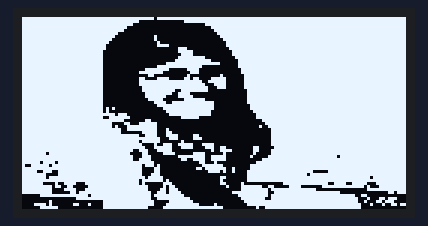
Recording of a sketch running on a simulated Arduino Uno, built with avr-gcc and run on an emulated ATmega328P. Shown: 128×64 one-colour display.

Above: at 1.42 s.
At 5.92 s:
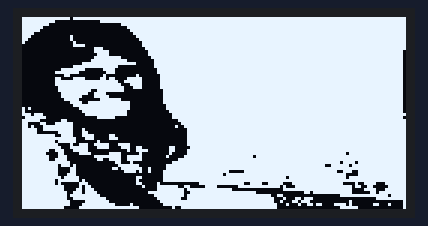
At 10.72 s:
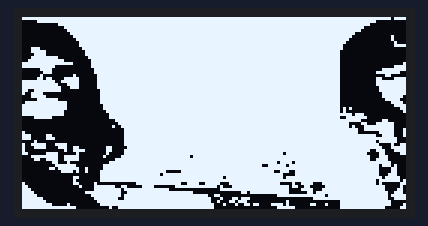
At 20.62 s:
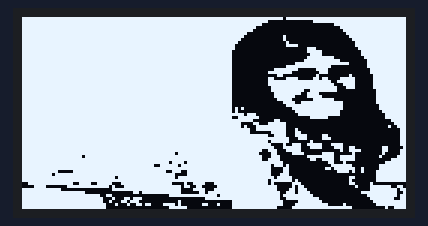
At 29.92 s:
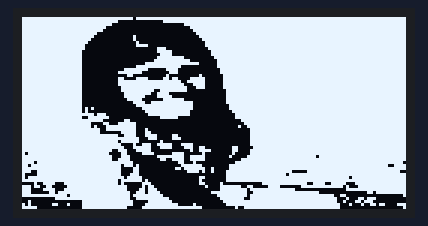
At 39.83 s:
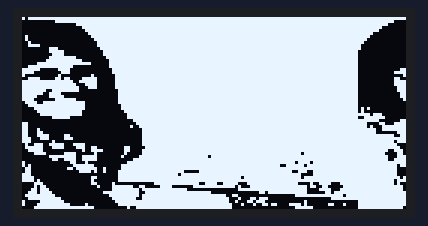

The sketch:

Bitmap_on_OLED.ino
```cpp
#include <SPI.h>
#include <Wire.h>
#include <Adafruit_GFX.h>
#include <Adafruit_SSD1306.h>

Adafruit_SSD1306 display(-1);

// 'Screenshot_20200501-021308', 128x64px
const unsigned char Ankita [] PROGMEM = {
  0xff, 0xff, 0xbf, 0xff, 0xff, 0xff, 0xff, 0xff, 0xff, 0xff, 0xff, 0xff, 0xff, 0xff, 0xff, 0xff,
  0xff, 0xf0, 0x00, 0x1f, 0xff, 0xff, 0xff, 0xff, 0xff, 0xff, 0xff, 0xff, 0xff, 0xff, 0xff, 0xff,
  0xff, 0xc0, 0x00, 0x00, 0x3f, 0xff, 0xff, 0xff, 0xff, 0xff, 0xff, 0xff, 0xff, 0xff, 0xff, 0xff,
  0xff, 0x00, 0x00, 0x00, 0x0f, 0xff, 0xff, 0xff, 0xff, 0xff, 0xff, 0xff, 0xff, 0xff, 0xff, 0xff,
  0xfe, 0x00, 0x00, 0x00, 0x07, 0xff, 0xff, 0xff, 0xff, 0xff, 0xff, 0xff, 0xff, 0xff, 0xff, 0xff,
  0xf8, 0x00, 0x00, 0x00, 0x03, 0xff, 0xff, 0xff, 0xff, 0xff, 0xff, 0xff, 0xff, 0xff, 0xff, 0xff,
  0xf0, 0x00, 0x40, 0x00, 0x01, 0xff, 0xff, 0xff, 0xff, 0xff, 0xff, 0xff, 0xff, 0xff, 0xff, 0xff,
  0xe0, 0x00, 0x40, 0x00, 0x00, 0xff, 0xff, 0xff, 0xff, 0xff, 0xff, 0xff, 0xff, 0xff, 0xff, 0xff,
  0xc0, 0x00, 0x20, 0x00, 0x00, 0x7f, 0xff, 0xff, 0xff, 0xff, 0xff, 0xff, 0xff, 0xff, 0xff, 0xff,
  0x80, 0x00, 0x3c, 0x00, 0x00, 0x7f, 0xff, 0xff, 0xff, 0xff, 0xff, 0xff, 0xff, 0xff, 0xff, 0xff,
  0x80, 0x00, 0x00, 0x70, 0x00, 0x3f, 0xff, 0xff, 0xff, 0xff, 0xff, 0xff, 0xff, 0xff, 0xff, 0xff,
  0x00, 0x00, 0x00, 0x7c, 0x00, 0x1f, 0xff, 0xff, 0xff, 0xff, 0xff, 0xff, 0xff, 0xff, 0xff, 0xff,
  0x00, 0x00, 0x00, 0x3c, 0x00, 0x1f, 0xff, 0xff, 0xff, 0xff, 0xff, 0xff, 0xff, 0xff, 0xff, 0xff,
  0x00, 0x00, 0x00, 0x7f, 0xc0, 0x0f, 0xff, 0xff, 0xff, 0xff, 0xff, 0xff, 0xff, 0xff, 0xff, 0xff,
  0x00, 0x00, 0x00, 0xff, 0xf0, 0x07, 0xff, 0xff, 0xff, 0xff, 0xff, 0xff, 0xff, 0xff, 0xff, 0xff,
  0x00, 0x00, 0x07, 0xff, 0xfe, 0x07, 0xff, 0xff, 0xff, 0xff, 0xff, 0xff, 0xff, 0xff, 0xff, 0xff,
  0x00, 0x00, 0x3f, 0xff, 0x80, 0x07, 0xff, 0xff, 0xff, 0xff, 0xff, 0xff, 0xff, 0xff, 0xff, 0xff,
  0x00, 0x03, 0xfc, 0x0f, 0x00, 0x03, 0xff, 0xff, 0xff, 0xff, 0xff, 0xff, 0xff, 0xff, 0xff, 0xff,
  0x00, 0x0f, 0xf0, 0x07, 0x00, 0x03, 0xff, 0xff, 0xff, 0xff, 0xff, 0xff, 0xff, 0xff, 0xff, 0xff,
  0x00, 0x01, 0x80, 0x08, 0x01, 0x01, 0xff, 0xff, 0xff, 0xff, 0xff, 0xff, 0xff, 0xff, 0xff, 0xff,
  0x00, 0x0c, 0x3c, 0x1b, 0x0f, 0x81, 0xff, 0xff, 0xff, 0xff, 0xff, 0xff, 0xff, 0xff, 0xff, 0xff,
  0x00, 0x0f, 0xff, 0xff, 0x9f, 0x81, 0xff, 0xff, 0xff, 0xff, 0xff, 0xff, 0xff, 0xff, 0xff, 0xff,
  0x00, 0x0f, 0xff, 0xff, 0xc7, 0x81, 0xff, 0xff, 0xff, 0xff, 0xff, 0xff, 0xff, 0xff, 0xff, 0xff,
  0x00, 0x07, 0xff, 0xff, 0xe3, 0x81, 0xff, 0xff, 0xff, 0xff, 0xff, 0xff, 0xff, 0xff, 0xff, 0xff,
  0x00, 0x07, 0xff, 0x3f, 0xe0, 0x00, 0xff, 0xff, 0xff, 0xff, 0xff, 0xff, 0xff, 0xff, 0xff, 0xff,
  0x00, 0x03, 0xfe, 0x78, 0x00, 0x00, 0xff, 0xff, 0xff, 0xff, 0xff, 0xff, 0xff, 0xff, 0xff, 0xff,
  0x00, 0x03, 0xf8, 0x7c, 0x00, 0x00, 0xff, 0xff, 0xff, 0xff, 0xff, 0xff, 0xff, 0xff, 0xff, 0xff,
  0x00, 0x01, 0xf0, 0x1f, 0xc0, 0x00, 0xff, 0xff, 0xff, 0xff, 0xff, 0xff, 0xff, 0xff, 0xff, 0xff,
  0x00, 0x00, 0x79, 0xff, 0xf8, 0x00, 0xff, 0xff, 0xff, 0xff, 0xff, 0xff, 0xff, 0xff, 0xff, 0xff,
  0x00, 0x00, 0x3f, 0xff, 0xf8, 0x00, 0x7f, 0xff, 0xff, 0xff, 0xff, 0xff, 0xff, 0xff, 0xff, 0xff,
  0x50, 0x00, 0x0f, 0xff, 0xf8, 0x00, 0x7f, 0xff, 0xff, 0xff, 0xff, 0xff, 0xff, 0xff, 0xff, 0xff,
  0x40, 0x00, 0x07, 0xff, 0xf0, 0x00, 0x3f, 0xff, 0xff, 0xff, 0xff, 0xff, 0xff, 0xff, 0xff, 0xff,
  0xf7, 0x00, 0x03, 0xff, 0xf0, 0x00, 0x1f, 0xff, 0xff, 0xff, 0xff, 0xff, 0xff, 0xff, 0xff, 0xff,
  0x3f, 0x80, 0x00, 0x3f, 0x00, 0x00, 0x1f, 0xff, 0xff, 0xff, 0xff, 0xff, 0xff, 0xff, 0xff, 0xff,
  0xfe, 0x03, 0x00, 0x00, 0x00, 0x00, 0x07, 0xff, 0xff, 0xff, 0xff, 0xff, 0xff, 0xff, 0xff, 0xff,
  0xe1, 0x8f, 0xc0, 0x00, 0x00, 0x00, 0x03, 0xff, 0xff, 0xff, 0xff, 0xff, 0xff, 0xff, 0xff, 0xff,
  0xe8, 0xff, 0xc0, 0x00, 0x00, 0x00, 0x09, 0xff, 0xff, 0xff, 0xff, 0xff, 0xff, 0xff, 0xff, 0xff,
  0xfc, 0xff, 0xc4, 0x00, 0x00, 0x00, 0x00, 0xff, 0xff, 0xff, 0xff, 0xff, 0xff, 0xff, 0xff, 0xff,
  0xfc, 0x07, 0xc6, 0x00, 0x00, 0x00, 0x00, 0xff, 0xff, 0xff, 0xff, 0xff, 0xff, 0xff, 0xff, 0xff,
  0xff, 0xf3, 0xc7, 0x83, 0x00, 0x00, 0x00, 0xff, 0xff, 0xff, 0xff, 0xff, 0xff, 0xff, 0xff, 0xff,
  0xff, 0xff, 0xe3, 0x83, 0x80, 0x00, 0x00, 0xff, 0xff, 0xff, 0xff, 0xff, 0xff, 0xff, 0xff, 0xff,
  0xff, 0xf7, 0xe0, 0x20, 0x00, 0x00, 0x00, 0xff, 0xff, 0xff, 0xff, 0xff, 0xff, 0xff, 0xff, 0xff,
  0xff, 0xf8, 0x4e, 0x7c, 0x78, 0x00, 0x00, 0xff, 0xff, 0xff, 0xff, 0xff, 0xff, 0xff, 0xff, 0xff,
  0xff, 0xfc, 0x7e, 0x3c, 0x39, 0x80, 0x30, 0x7f, 0xff, 0xff, 0xff, 0xff, 0xff, 0xff, 0xff, 0xff,
  0xff, 0xce, 0x3e, 0x00, 0x09, 0xe0, 0x30, 0xff, 0xff, 0xff, 0xff, 0xff, 0xff, 0xff, 0xff, 0xff,
  0xff, 0x86, 0x0f, 0x03, 0xc0, 0x80, 0x20, 0xff, 0xff, 0xff, 0xff, 0xff, 0xff, 0xfb, 0xff, 0xff,
  0xff, 0xc7, 0x00, 0x7f, 0xcf, 0x80, 0x41, 0xff, 0xff, 0xfd, 0xff, 0xff, 0xff, 0xff, 0xff, 0xff,
  0xff, 0xcf, 0x00, 0x33, 0xcf, 0x80, 0x07, 0xff, 0xff, 0xff, 0xff, 0xff, 0xff, 0xff, 0xff, 0xff,
  0xff, 0xff, 0x80, 0x00, 0xc4, 0x00, 0x1f, 0xff, 0xff, 0xff, 0xff, 0xff, 0xff, 0xef, 0x7f, 0xff,
  0xff, 0xfb, 0xa0, 0x00, 0x7f, 0x00, 0x7f, 0xff, 0xff, 0xff, 0xff, 0xff, 0xfc, 0xfd, 0xff, 0xff,
  0xff, 0xf8, 0x60, 0x01, 0xbf, 0x90, 0x7f, 0xff, 0xff, 0xff, 0xff, 0xff, 0xff, 0xff, 0xff, 0xff,
  0xff, 0xf8, 0x60, 0x00, 0x1e, 0x90, 0xff, 0xff, 0xfc, 0x1f, 0xff, 0xff, 0xff, 0xce, 0x7f, 0xff,
  0xff, 0xf8, 0xe0, 0x00, 0x00, 0x00, 0xff, 0xff, 0xf7, 0xff, 0xff, 0xff, 0xff, 0xf8, 0x7f, 0xff,
  0xff, 0xfd, 0xf0, 0x00, 0x01, 0x80, 0xff, 0xff, 0xff, 0xff, 0xff, 0xbf, 0xff, 0xfb, 0xff, 0xff,
  0xff, 0xf7, 0xf4, 0x00, 0x01, 0x00, 0xff, 0xff, 0xff, 0xff, 0xff, 0xff, 0xff, 0xff, 0xff, 0xff,
  0xff, 0xf4, 0x0e, 0x00, 0x01, 0x82, 0x00, 0x0f, 0xff, 0xe7, 0x9f, 0x1f, 0xff, 0xf0, 0x9e, 0x3f,
  0xff, 0xfe, 0x0b, 0x00, 0x00, 0x43, 0xf9, 0x83, 0xc0, 0x7f, 0xfe, 0x8f, 0xff, 0xfe, 0xcc, 0x1f,
  0xff, 0xfe, 0x1b, 0x80, 0x00, 0x03, 0xfe, 0xff, 0xfe, 0x00, 0x00, 0xff, 0xff, 0xfe, 0x1e, 0x3f,
  0xff, 0xff, 0x3b, 0xc0, 0x00, 0x1f, 0xfe, 0x7f, 0xff, 0xfe, 0x00, 0x01, 0xbf, 0xfe, 0x06, 0xff,
  0xff, 0xff, 0x7f, 0xe0, 0x00, 0x07, 0xfe, 0xff, 0xff, 0xff, 0xf3, 0x00, 0x00, 0x1f, 0xff, 0xef,
  0xff, 0xff, 0x3f, 0xf8, 0x00, 0x03, 0xfc, 0xff, 0xff, 0xff, 0xf8, 0x8d, 0xc0, 0x00, 0x01, 0xff,
  0xff, 0xff, 0x83, 0xfc, 0x00, 0x01, 0xff, 0xff, 0xff, 0xff, 0xf9, 0x1b, 0x80, 0x02, 0x00, 0x00,
  0xff, 0xff, 0x87, 0xff, 0x04, 0x00, 0xff, 0xff, 0xff, 0xff, 0xfc, 0x44, 0xd8, 0x7a, 0x03, 0x10,
  0xff, 0xfe, 0x0f, 0xff, 0xff, 0x00, 0x13, 0xff, 0xff, 0xff, 0xfc, 0x00, 0x00, 0x1f, 0x80, 0x00
};


void setup()
{
  // initialize with the I2C addr 0x3C
  display.begin(SSD1306_SWITCHCAPVCC, 0x3C);

  // Clear the buffer.
  display.clearDisplay();

  // Display bitmap
  display.drawBitmap(0, 0, Ankita, 128, 64, WHITE);
  display.display();
  display.startscrollright(0x00, 0x07);
  delay(1000);

  // Invert Display
//  display.invertDisplay(1);
}

void loop() {
}
```
